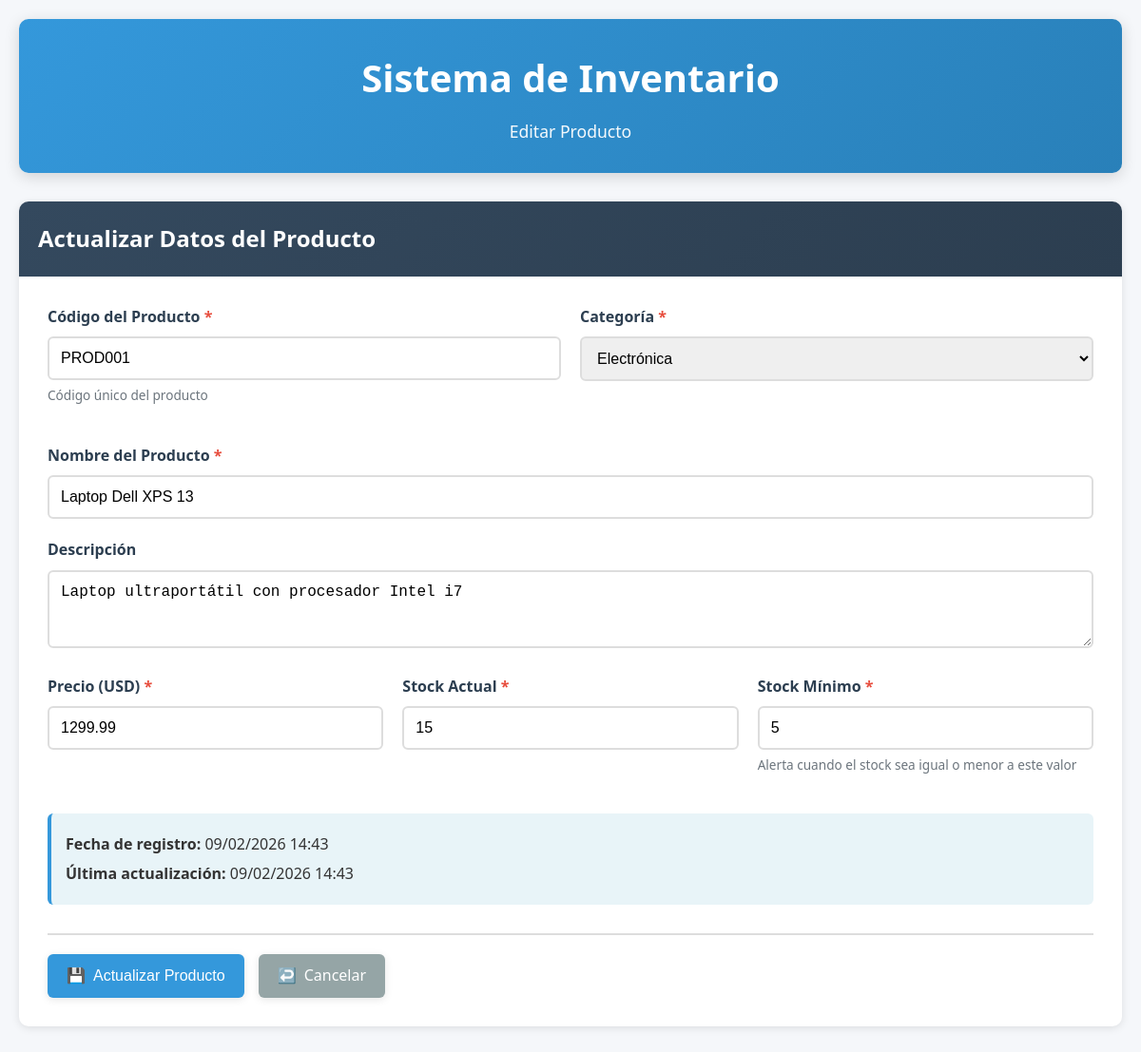
The app's page /public/index.php?accion=editar&id=1 with its own data.
### tables this page shows
CREATE TABLE IF NOT EXISTS productos (
    id INT AUTO_INCREMENT PRIMARY KEY,
    codigo VARCHAR(50) NOT NULL UNIQUE,
    nombre VARCHAR(100) NOT NULL,
    descripcion TEXT,
    categoria VARCHAR(50) NOT NULL,
    precio DECIMAL(10, 2) NOT NULL,
    stock INT NOT NULL DEFAULT 0,
    stock_minimo INT NOT NULL DEFAULT 5,
    fecha_registro TIMESTAMP DEFAULT CURRENT_TIMESTAMP,
    fecha_actualizacion TIMESTAMP DEFAULT CURRENT_TIMESTAMP ON UPDATE CURRENT_TIMESTAMP,
    INDEX idx_codigo (codigo),
    INDEX idx_categoria (categoria)
);

### config/Database.php (called while the page is built, shortened)
<?php
class Database {
    private $host;
    private $db_name;
    private $username;
    private $password;
    private $charset;
    public function __construct() {
        $this->host = DB_HOST;
        $this->db_name = DB_NAME;
        $this->username = DB_USER;
        $this->password = DB_PASS;
        $this->charset = DB_CHARSET;
    }
    public function getConnection() {
        $this->conn = null;
        try {
            $dsn = "mysql:host=" . $this->host . ";dbname=" . $this->db_name . ";charset=" . $this->charset;
            $this->conn = new PDO($dsn, $this->username, $this->password);
            $this->conn->setAttribute(PDO::ATTR_ERRMODE, PDO::ERRMODE_EXCEPTION);
            $this->conn->setAttribute(PDO::ATTR_DEFAULT_FETCH_MODE, PDO::FETCH_ASSOC);
        } catch(PDOException $e) {
            echo "Error de conexión: " . $e->getMessage();
            die();
        }
        return $this->conn;
    }
}

### app/models/Producto.php (called while the page is built, shortened)
<?php
class Producto {
    private $conn;
    private $table_name = "productos";
    public $id;
    public function __construct($db) {
        $this->conn = $db;
    }
    public function obtenerPorId() {
        $query = "SELECT * FROM " . $this->table_name . " WHERE id = :id LIMIT 1";
        $stmt = $this->conn->prepare($query);
        $stmt->bindParam(':id', $this->id);
        $stmt->execute();
        $row = $stmt->fetch();
        if($row) {
            $this->codigo = $row['codigo'];
            $this->nombre = $row['nombre'];
            $this->descripcion = $row['descripcion'];
            $this->categoria = $row['categoria'];
            $this->precio = $row['precio'];
            $this->stock = $row['stock'];
            $this->stock_minimo = $row['stock_minimo'];
            $this->fecha_registro = $row['fecha_registro'];
            $this->fecha_actualizacion = $row['fecha_actualizacion'];
            return true;
        }
        return false;
    }
}

### app/views/productos/editar.php (the view, shortened to what this page needs)
<!DOCTYPE html>
<html lang="es">
<head>
    <link rel="stylesheet" href="/css/styles.css">
</head>
<body>
    <div class="container">
        <header>
            <h1><?php echo APP_NAME; ?></h1>
            <p class="subtitle">Editar Producto</p>
        </header>
        <div class="card">
            <div class="card-header">
                <h2>Actualizar Datos del Producto</h2>
            </div>
            <form id="formProducto" action="index.php?accion=actualizar" method="POST" class="form">
                <div class="form-row">
                    <div class="form-group">
                        <label for="codigo">Código del Producto <span class="required">*</span></label>
                        <input type="text"
                               id="codigo"
                               name="codigo"
                               class="form-control"
                               value="<?php echo htmlspecialchars($this->producto->codigo); ?>"
                               required
                               maxlength="50">
                        <small class="form-text">Código único del producto</small>
                    </div>
                    <div class="form-group">
                        <label for="categoria">Categoría <span class="required">*</span></label>
                        <select id="categoria" name="categoria" class="form-control" required>
                            <option value="Electrónica" <?php echo $this->producto->categoria == 'Electrónica' ? 'selected' : ''; ?>>Electrónica</option>
                        </select>
                    </div>
                </div>
                <div class="form-group">
                    <label for="nombre">Nombre del Producto <span class="required">*</span></label>
                    <input type="text"
                           id="nombre"
                           name="nombre"
                           class="form-control"
                           value="<?php echo htmlspecialchars($this->producto->nombre); ?>"
                           required
                           maxlength="100">
                </div>
                <div class="form-group">
                    <label for="descripcion">Descripción</label>
                    <textarea id="descripcion"
                              name="descripcion"
                              class="form-control"
                              rows="3"><?php echo htmlspecialchars($this->producto->descripcion); ?></textarea>
                </div>
                <div class="form-row">
                    <div class="form-group">
                        <label for="precio">Precio (USD) <span class="required">*</span></label>
                        <input type="number"
                               id="precio"
                               name="precio"
                               class="form-control"
                               value="<?php echo $this->producto->precio; ?>"
                               step="0.01"
                               min="0"
                               required>
                    </div>
                    <div class="form-group">
                        <label for="stock">Stock Actual <span class="required">*</span></label>
                        <input type="number"
                               id="stock"
                               name="stock"
                               class="form-control"
                               value="<?php echo $this->producto->stock; ?>"
                               min="0"
                               required>
                    </div>
                    <div class="form-group">
                        <label for="stock_minimo">Stock Mínimo <span class="required">*</span></label>
                        <input type="number"
                               id="stock_minimo"
                               name="stock_minimo"
                               class="form-control"
                               value="<?php echo $this->producto->stock_minimo; ?>"
                               min="0"
                               required>
                        <small class="form-text">Alerta cuando el stock sea igual o menor a este valor</small>
                    </div>
                </div>
                <div class="info-box">
                    <p><strong>Fecha de registro:</strong> <?php echo date('d/m/Y H:i', strtotime($this->producto->fecha_registro)); ?></p>
                    <p><strong>Última actualización:</strong> <?php echo date('d/m/Y H:i', strtotime($this->producto->fecha_actualizacion)); ?></p>
                </div>
                <div class="form-actions">
                    <button type="submit" class="btn btn-primary">
                        <span class="icon">💾</span> Actualizar Producto
                    </button>
                    <a href="index.php" class="btn btn-secondary">
                        <span class="icon">↩️</span> Cancelar
                    </a>
                </div>
            </form>
        </div>
    </div>
</body>
</html>

### public/css/styles.css (style rules this page uses)
* { margin: 0; padding: 0; box-sizing: border-box; }
:root { --primary-color: #3498db; --primary-dark: #2980b9; --success-color: #27ae60; --danger-color: #e74c3c; --warning-color: #f39c12; --info-color: #3498db; --dark-color: #2c3e50; --light-color: #ecf0f1; --border-color: #ddd; --text-color: #333; --bg-color: #f5f7fa; --shadow: 0 2px 8px rgba(0,0,0,0.1); --shadow-lg: 0 4px 16px rgba(0,0,0,0.15); }
body { font-family: 'Segoe UI', Tahoma, Geneva, Verdana, sans-serif; background-color: var(--bg-color); color: var(--text-color); line-height: 1.6; min-height: 100vh; }
.container { max-width: 1200px; margin: 0 auto; padding: 20px; }
header { text-align: center; margin-bottom: 30px; padding: 30px 20px; background: linear-gradient(135deg, var(--primary-color), var(--primary-dark)); color: white; border-radius: 10px; box-shadow: var(--shadow-lg); }
header h1 { font-size: 2.5rem; margin-bottom: 10px; font-weight: 700; }
.subtitle { font-size: 1.1rem; opacity: 0.95; }
.btn { display: inline-flex; align-items: center; gap: 8px; padding: 10px 20px; border: none; border-radius: 6px; cursor: pointer; font-size: 1rem; font-weight: 500; text-decoration: none; transition: all 0.3s ease; box-shadow: var(--shadow); }
.btn-primary { background-color: var(--primary-color); color: white; }
.btn-secondary { background-color: #95a5a6; color: white; }
.card { background-color: white; border-radius: 10px; box-shadow: var(--shadow); margin-bottom: 20px; overflow: hidden; }
.card-header { background: linear-gradient(135deg, #34495e, var(--dark-color)); color: white; padding: 20px; display: flex; justify-content: space-between; align-items: center; }
.card-header h2 { font-size: 1.5rem; font-weight: 600; }
.form { padding: 30px; }
.form-row { display: grid; grid-template-columns: repeat(auto-fit, minmax(250px, 1fr)); gap: 20px; margin-bottom: 20px; }
.form-group { margin-bottom: 20px; }
.form-group label { display: block; margin-bottom: 8px; font-weight: 600; color: var(--dark-color); }
.required { color: var(--danger-color); }
.form-control { width: 100%; padding: 12px; border: 2px solid var(--border-color); border-radius: 6px; font-size: 1rem; transition: border-color 0.3s ease, box-shadow 0.3s ease; }
.form-text { display: block; margin-top: 5px; font-size: 0.85rem; color: #6c757d; }
.form-actions { display: flex; gap: 15px; margin-top: 30px; padding-top: 20px; border-top: 2px solid var(--border-color); }
.info-box { background-color: #e8f4f8; border-left: 4px solid var(--info-color); padding: 15px; margin: 20px 0; border-radius: 6px; }
.info-box p { margin: 5px 0; }
.card { animation: fadeIn 0.5s ease-out; }

### records on screen
productos: codigo "PROD001", categoria "Electrónica", nombre "Laptop Dell XPS 13", descripcion "Laptop ultraportátil con procesador Intel i7", precio "1299.99", stock "15", stock_minimo "5", fecha_registro "09/02/2026 14:43", fecha_actualizacion "09/02/2026 14:43"

### other values on screen
APP_NAME "Sistema de Inventario"
